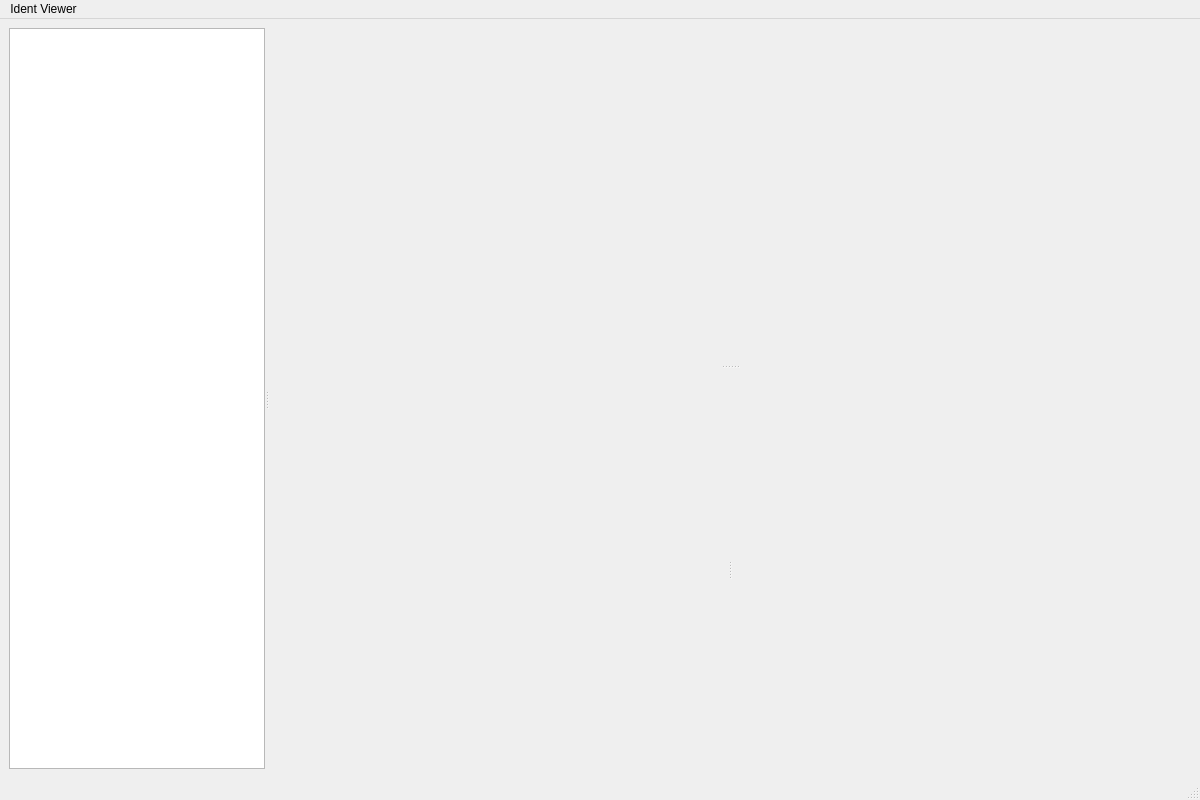
<?xml version="1.0" encoding="UTF-8"?>
<ui version="4.0">
 <class>MainWindow</class>
 <widget class="QMainWindow" name="MainWindow">
  <property name="geometry">
   <rect>
    <x>0</x>
    <y>0</y>
    <width>1200</width>
    <height>800</height>
   </rect>
  </property>
  <property name="windowTitle">
   <string>MainWindow</string>
  </property>
  <widget class="QWidget" name="centralwidget">
   <property name="sizePolicy">
    <sizepolicy hsizetype="Expanding" vsizetype="Expanding">
     <horstretch>1</horstretch>
     <verstretch>1</verstretch>
    </sizepolicy>
   </property>
   <layout class="QGridLayout" name="gridLayout">
    <item row="0" column="0">
     <widget class="QSplitter" name="splitter_3">
      <property name="sizePolicy">
       <sizepolicy hsizetype="Expanding" vsizetype="Expanding">
        <horstretch>1</horstretch>
        <verstretch>1</verstretch>
       </sizepolicy>
      </property>
      <property name="orientation">
       <enum>Qt::Horizontal</enum>
      </property>
      <widget class="QTreeView" name="peptide_hits">
       <property name="sizePolicy">
        <sizepolicy hsizetype="Maximum" vsizetype="Expanding">
         <horstretch>0</horstretch>
         <verstretch>1</verstretch>
        </sizepolicy>
       </property>
       <property name="autoFillBackground">
        <bool>false</bool>
       </property>
       <property name="alternatingRowColors">
        <bool>false</bool>
       </property>
       <property name="selectionMode">
        <enum>QAbstractItemView::SingleSelection</enum>
       </property>
       <property name="selectionBehavior">
        <enum>QAbstractItemView::SelectRows</enum>
       </property>
      </widget>
      <widget class="QSplitter" name="splitter_2">
       <property name="sizePolicy">
        <sizepolicy hsizetype="Expanding" vsizetype="Expanding">
         <horstretch>1</horstretch>
         <verstretch>1</verstretch>
        </sizepolicy>
       </property>
       <property name="orientation">
        <enum>Qt::Vertical</enum>
       </property>
       <widget class="SpectrumPlotter" name="spectrum_plotter" native="true">
        <property name="sizePolicy">
         <sizepolicy hsizetype="Expanding" vsizetype="Expanding">
          <horstretch>1</horstretch>
          <verstretch>1</verstretch>
         </sizepolicy>
        </property>
        <property name="minimumSize">
         <size>
          <width>0</width>
          <height>300</height>
         </size>
        </property>
       </widget>
       <widget class="QSplitter" name="splitter">
        <property name="sizePolicy">
         <sizepolicy hsizetype="Expanding" vsizetype="Expanding">
          <horstretch>1</horstretch>
          <verstretch>1</verstretch>
         </sizepolicy>
        </property>
        <property name="minimumSize">
         <size>
          <width>0</width>
          <height>400</height>
         </size>
        </property>
        <property name="baseSize">
         <size>
          <width>0</width>
          <height>0</height>
         </size>
        </property>
        <property name="orientation">
         <enum>Qt::Horizontal</enum>
        </property>
        <widget class="PeakmapPlotter" name="peakmap_plotter" native="true">
         <property name="sizePolicy">
          <sizepolicy hsizetype="Expanding" vsizetype="Expanding">
           <horstretch>1</horstretch>
           <verstretch>1</verstretch>
          </sizepolicy>
         </property>
        </widget>
        <widget class="ChromatogramPlotter" name="chromatogram_plotter" native="true">
         <property name="sizePolicy">
          <sizepolicy hsizetype="Expanding" vsizetype="Expanding">
           <horstretch>1</horstretch>
           <verstretch>1</verstretch>
          </sizepolicy>
         </property>
        </widget>
       </widget>
      </widget>
     </widget>
    </item>
   </layout>
  </widget>
  <widget class="QMenuBar" name="menubar">
   <property name="geometry">
    <rect>
     <x>0</x>
     <y>0</y>
     <width>1200</width>
     <height>22</height>
    </rect>
   </property>
   <widget class="QMenu" name="menuIdent_Viewer">
    <property name="title">
     <string>Ident Viewer</string>
    </property>
    <addaction name="separator"/>
    <addaction name="action_open_file"/>
    <addaction name="separator"/>
    <addaction name="action_preferences"/>
    <addaction name="separator"/>
    <addaction name="action_quit"/>
   </widget>
   <addaction name="menuIdent_Viewer"/>
  </widget>
  <widget class="QStatusBar" name="statusbar"/>
  <action name="action_preferences">
   <property name="text">
    <string>Preferences</string>
   </property>
   <property name="shortcut">
    <string>Ctrl+P</string>
   </property>
  </action>
  <action name="action_quit">
   <property name="text">
    <string>Quit</string>
   </property>
   <property name="shortcut">
    <string>Ctrl+Q</string>
   </property>
  </action>
  <action name="action_open_file">
   <property name="text">
    <string>Open File</string>
   </property>
   <property name="shortcut">
    <string>Ctrl+O</string>
   </property>
  </action>
 </widget>
 <customwidgets>
  <customwidget>
   <class>SpectrumPlotter</class>
   <extends>QWidget</extends>
   <header>spectrumplotter.h</header>
   <container>1</container>
  </customwidget>
  <customwidget>
   <class>PeakmapPlotter</class>
   <extends>QWidget</extends>
   <header>peakmapplotter.h</header>
   <container>1</container>
  </customwidget>
  <customwidget>
   <class>ChromatogramPlotter</class>
   <extends>QWidget</extends>
   <header>chromatogramplotter.h</header>
   <container>1</container>
  </customwidget>
 </customwidgets>
 <resources/>
 <connections>
  <connection>
   <sender>action_quit</sender>
   <signal>triggered()</signal>
   <receiver>MainWindow</receiver>
   <slot>close()</slot>
   <hints>
    <hint type="sourcelabel">
     <x>-1</x>
     <y>-1</y>
    </hint>
    <hint type="destinationlabel">
     <x>599</x>
     <y>399</y>
    </hint>
   </hints>
  </connection>
 </connections>
</ui>
